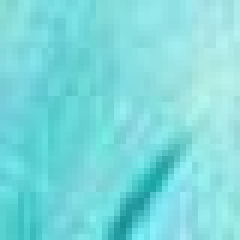
#> input picture small.jpg, 40 x 40 px (shown 6 times larger)
$ python match.py
#> lines starting #> are read from the running program, lines starting #| are printed output that depends on the picture
#> further down, smallImg is the input picture: shape (40, 40, 3); mean B, G, R 220, 218.5, 124
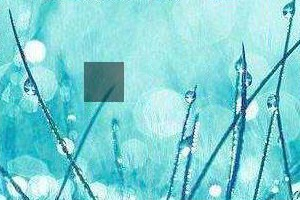
#> input picture normal.jpg, 300 x 200 px
#> further down, normalImg is the input picture: shape (200, 300, 3); mean B, G, R 213.5, 210.1, 126.7
# -*- coding: utf-8 -*-
import cv2
import numpy as np

#匹配图像
def mathImg(smallImg,normalImg):
    smallImg = cv2.cvtColor(smallImg,cv2.COLOR_BGR2GRAY)
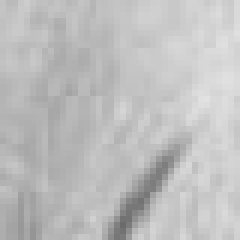
#> smallImg: shape (40, 40) (shown 6 times larger); min 107, max 226, mean 190.4
    M = np.ones(smallImg.shape,dtype='uint8')*75
    smallImg = cv2.subtract(smallImg,M)
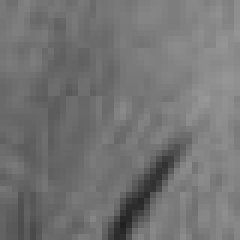
#> smallImg: shape (40, 40) (shown 6 times larger); min 32, max 151, mean 115.4
    normalImg = cv2.cvtColor(normalImg,cv2.COLOR_BGR2GRAY)
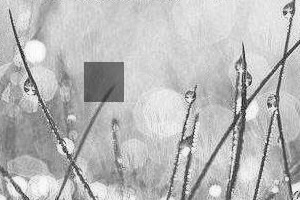
#> normalImg: shape (200, 300); min 10, max 254, mean 185.5
    result = cv2.matchTemplate(smallImg, normalImg, cv2.TM_CCOEFF_NORMED)
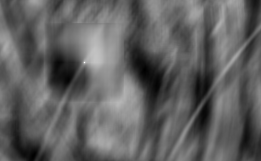
#> result: shape (161, 261) float32; min -0.524, max 0.943, mean 0.0365; drawn with min black and max white
    x, y = np.unravel_index(result.argmax(), result.shape)
#> x = 62; y = 84
    return [ x,y,x+smallImg.shape[1],y+smallImg.shape[0] ]

if __name__ == "__main__":
    smallImg = cv2.imread('./small.jpg')
    normalImg = cv2.imread('./normal.jpg')
    rect = mathImg(smallImg,normalImg)
#> rect = [62, 84, 102, 124]
    cv2.rectangle(normalImg,(rect[1],rect[0]),(rect[3],rect[2]),(0,0,0),3)
#> normalImg: shape (200, 300, 3)
    cv2.imwrite('./result.jpg',normalImg)
    cv2.imshow('compare',normalImg)
    cv2.waitKey()
